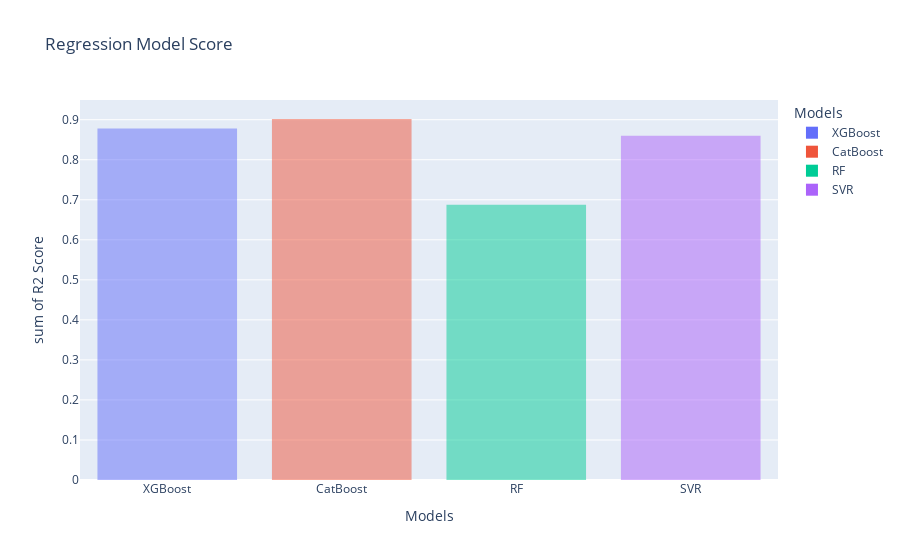

The notebook cell saved with this chart:
### Markdown cell above
### R2 Score Comparison

### Code cell
xgboost_mae = r2_score(y_true=y_test, y_pred=xgb_reg.predict(X_test))
catboost_mae = r2_score(y_true=y_test, y_pred=catb_reg.predict(X_test))
rf_mae = r2_score(y_true=y_test, y_pred=rf_reg.predict(X_test))
svr_mae = r2_score(y_true=y_test, y_pred=svr.predict(X_test))
score_df = pd.DataFrame({'R2 Score' : [xgboost_mae, catboost_mae, rf_mae, svr_mae], 
                         'Models' : ['XGBoost', 'CatBoost', 'RF', 'SVR']})
px.histogram(score_df, x='Models', y='R2 Score', color='Models', barmode='overlay', title='Regression Model Score')

### Figure 1 — Plotly figure (JSON) as saved in the notebook; plotly's stock layout.template omitted (floating-point values rounded to 4 significant figures)
{"data": [{"alignmentgroup": "True", "bingroup": "x", "histfunc": "sum", "hovertemplate": "Models=%{x}<br>sum of R2 Score=%{y}<extra></extra>", "legendgroup": "XGBoost", "marker": {"color": "#636efa", "opacity": 0.5, "pattern": {"shape": ""}}, "name": "XGBoost", "offsetgroup": "XGBoost", "orientation": "v", "showlegend": true, "type": "histogram", "x": ["XGBoost"], "xaxis": "x", "y": [0.8781], "yaxis": "y"}, {"alignmentgroup": "True", "bingroup": "x", "histfunc": "sum", "hovertemplate": "Models=%{x}<br>sum of R2 Score=%{y}<extra></extra>", "legendgroup": "CatBoost", "marker": {"color": "#EF553B", "opacity": 0.5, "pattern": {"shape": ""}}, "name": "CatBoost", "offsetgroup": "CatBoost", "orientation": "v", "showlegend": true, "type": "histogram", "x": ["CatBoost"], "xaxis": "x", "y": [0.9017], "yaxis": "y"}, {"alignmentgroup": "True", "bingroup": "x", "histfunc": "sum", "hovertemplate": "Models=%{x}<br>sum of R2 Score=%{y}<extra></extra>", "legendgroup": "RF", "marker": {"color": "#00cc96", "opacity": 0.5, "pattern": {"shape": ""}}, "name": "RF", "offsetgroup": "RF", "orientation": "v", "showlegend": true, "type": "histogram", "x": ["RF"], "xaxis": "x", "y": [0.6875], "yaxis": "y"}, {"alignmentgroup": "True", "bingroup": "x", "histfunc": "sum", "hovertemplate": "Models=%{x}<br>sum of R2 Score=%{y}<extra></extra>", "legendgroup": "SVR", "marker": {"color": "#ab63fa", "opacity": 0.5, "pattern": {"shape": ""}}, "name": "SVR", "offsetgroup": "SVR", "orientation": "v", "showlegend": true, "type": "histogram", "x": ["SVR"], "xaxis": "x", "y": [0.8602], "yaxis": "y"}], "layout": {"barmode": "overlay", "legend": {"title": {"text": "Models"}, "tracegroupgap": 0}, "title": {"text": "Regression Model Score"}, "xaxis": {"anchor": "y", "categoryarray": ["XGBoost", "CatBoost", "RF", "SVR"], "categoryorder": "array", "domain": [0, 1], "title": {"text": "Models"}}, "yaxis": {"anchor": "x", "domain": [0, 1], "title": {"text": "sum of R2 Score"}}}}
